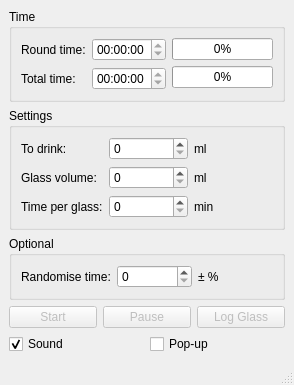
<?xml version="1.0" encoding="UTF-8"?>
<ui version="4.0">
 <class>MainWindow</class>
 <widget class="QMainWindow" name="MainWindow">
  <property name="geometry">
   <rect>
    <x>0</x>
    <y>0</y>
    <width>294</width>
    <height>383</height>
   </rect>
  </property>
  <property name="windowTitle">
   <string>Wasseruhr</string>
  </property>
  <widget class="QWidget" name="centralwidget">
   <layout class="QGridLayout" name="gridLayout_3">
    <item row="0" column="0">
     <widget class="QGroupBox" name="groupBox">
      <property name="toolTip">
       <string>&lt;html&gt;&lt;head/&gt;&lt;body&gt;&lt;p&gt;Round time: The time allotted to drink one glass with the set amount.&lt;/p&gt;&lt;p&gt;Total time: The sum of all round times needed for the total amount. If randomisation is enabled, it is not exact.&lt;/p&gt;&lt;/body&gt;&lt;/html&gt;</string>
      </property>
      <property name="title">
       <string>Time</string>
      </property>
      <layout class="QGridLayout" name="gridLayout">
       <item row="0" column="0">
        <layout class="QHBoxLayout" name="horizontalLayout_4">
         <item>
          <layout class="QVBoxLayout" name="verticalLayout">
           <item>
            <widget class="QLabel" name="label_7">
             <property name="text">
              <string>Round time:</string>
             </property>
            </widget>
           </item>
           <item>
            <widget class="QLabel" name="label_8">
             <property name="text">
              <string>Total time:</string>
             </property>
            </widget>
           </item>
          </layout>
         </item>
         <item>
          <layout class="QVBoxLayout" name="verticalLayout_2">
           <item>
            <widget class="QTimeEdit" name="timeEditLap">
             <property name="enabled">
              <bool>true</bool>
             </property>
             <property name="readOnly">
              <bool>true</bool>
             </property>
             <property name="displayFormat">
              <string>HH:mm:ss</string>
             </property>
            </widget>
           </item>
           <item>
            <widget class="QTimeEdit" name="timeEditTotal">
             <property name="enabled">
              <bool>true</bool>
             </property>
             <property name="readOnly">
              <bool>true</bool>
             </property>
             <property name="displayFormat">
              <string>HH:mm:ss</string>
             </property>
            </widget>
           </item>
          </layout>
         </item>
         <item>
          <layout class="QVBoxLayout" name="verticalLayout_3">
           <item>
            <widget class="QProgressBar" name="progressBar">
             <property name="value">
              <number>0</number>
             </property>
            </widget>
           </item>
           <item>
            <widget class="QProgressBar" name="progressBarTotal">
             <property name="value">
              <number>0</number>
             </property>
            </widget>
           </item>
          </layout>
         </item>
        </layout>
       </item>
      </layout>
     </widget>
    </item>
    <item row="1" column="0">
     <widget class="QGroupBox" name="groupBox_2">
      <property name="toolTip">
       <string>&lt;html&gt;&lt;head/&gt;&lt;body&gt;&lt;p&gt;These values must be entered in order to enable the start. They may vary depending on the individual and the situation. &lt;/p&gt;&lt;p&gt;Warning: Excessive quantities consumed in too short a time may lead to water intoxication.&lt;/p&gt;&lt;/body&gt;&lt;/html&gt;</string>
      </property>
      <property name="title">
       <string>Settings</string>
      </property>
      <layout class="QGridLayout" name="gridLayout_2">
       <item row="0" column="0">
        <layout class="QHBoxLayout" name="horizontalLayout">
         <item>
          <layout class="QVBoxLayout" name="verticalLayout_4">
           <item>
            <widget class="QLabel" name="label">
             <property name="text">
              <string>To drink:</string>
             </property>
            </widget>
           </item>
           <item>
            <widget class="QLabel" name="label_2">
             <property name="text">
              <string>Glass volume:</string>
             </property>
            </widget>
           </item>
           <item>
            <widget class="QLabel" name="label_5">
             <property name="text">
              <string>Time per glass:</string>
             </property>
            </widget>
           </item>
          </layout>
         </item>
         <item>
          <layout class="QVBoxLayout" name="verticalLayout_5">
           <item>
            <widget class="QSpinBox" name="spinBoxVolumeTotal">
             <property name="minimumSize">
              <size>
               <width>60</width>
               <height>0</height>
              </size>
             </property>
             <property name="maximum">
              <number>999999999</number>
             </property>
            </widget>
           </item>
           <item>
            <widget class="QSpinBox" name="spinBoxVolumeGlass">
             <property name="sizePolicy">
              <sizepolicy hsizetype="Minimum" vsizetype="Fixed">
               <horstretch>0</horstretch>
               <verstretch>0</verstretch>
              </sizepolicy>
             </property>
             <property name="minimumSize">
              <size>
               <width>60</width>
               <height>0</height>
              </size>
             </property>
             <property name="minimum">
              <number>0</number>
             </property>
             <property name="maximum">
              <number>999999999</number>
             </property>
             <property name="value">
              <number>0</number>
             </property>
            </widget>
           </item>
           <item>
            <widget class="QSpinBox" name="spinBoxFrequency">
             <property name="minimumSize">
              <size>
               <width>60</width>
               <height>0</height>
              </size>
             </property>
             <property name="maximum">
              <number>999999999</number>
             </property>
             <property name="value">
              <number>0</number>
             </property>
            </widget>
           </item>
          </layout>
         </item>
         <item>
          <layout class="QVBoxLayout" name="verticalLayout_6">
           <item>
            <widget class="QLabel" name="label_3">
             <property name="text">
              <string>ml</string>
             </property>
            </widget>
           </item>
           <item>
            <widget class="QLabel" name="label_4">
             <property name="text">
              <string>ml</string>
             </property>
            </widget>
           </item>
           <item>
            <widget class="QLabel" name="label_6">
             <property name="text">
              <string>min</string>
             </property>
            </widget>
           </item>
          </layout>
         </item>
        </layout>
       </item>
      </layout>
     </widget>
    </item>
    <item row="2" column="0">
     <widget class="QGroupBox" name="groupBox_3">
      <property name="toolTip">
       <string>&lt;html&gt;&lt;head/&gt;&lt;body&gt;&lt;p&gt;Modifies the set duration of each round. As a result, every round may deviate from the configured time by up to x percent. This adds an element of surprise, but also means that the calculated total time no longer corresponds to the actual duration.&lt;/p&gt;&lt;/body&gt;&lt;/html&gt;</string>
      </property>
      <property name="title">
       <string>Optional</string>
      </property>
      <layout class="QHBoxLayout" name="horizontalLayout_6">
       <item>
        <layout class="QHBoxLayout" name="horizontalLayout_5">
         <item>
          <widget class="QLabel" name="label_9">
           <property name="text">
            <string>Randomise time:</string>
           </property>
          </widget>
         </item>
         <item>
          <widget class="QSpinBox" name="spinBoxRandomness">
           <property name="minimumSize">
            <size>
             <width>60</width>
             <height>0</height>
            </size>
           </property>
           <property name="maximum">
            <number>100</number>
           </property>
          </widget>
         </item>
         <item>
          <widget class="QLabel" name="label_10">
           <property name="text">
            <string>± %</string>
           </property>
          </widget>
         </item>
        </layout>
       </item>
      </layout>
     </widget>
    </item>
    <item row="3" column="0">
     <layout class="QHBoxLayout" name="horizontalLayout_2">
      <item>
       <widget class="QPushButton" name="pushButton">
        <property name="enabled">
         <bool>false</bool>
        </property>
        <property name="toolTip">
         <string>&lt;html&gt;&lt;head/&gt;&lt;body&gt;&lt;p&gt;Starts the timer once all required values have been entered.&lt;/p&gt;&lt;/body&gt;&lt;/html&gt;</string>
        </property>
        <property name="text">
         <string>Start</string>
        </property>
       </widget>
      </item>
      <item>
       <widget class="QPushButton" name="pushButtonPause">
        <property name="enabled">
         <bool>false</bool>
        </property>
        <property name="toolTip">
         <string>&lt;html&gt;&lt;head/&gt;&lt;body&gt;&lt;p&gt;Pauses the timer or resumes it.&lt;/p&gt;&lt;/body&gt;&lt;/html&gt;</string>
        </property>
        <property name="text">
         <string>Pause</string>
        </property>
       </widget>
      </item>
      <item>
       <widget class="QPushButton" name="pushButtonLogGlass">
        <property name="enabled">
         <bool>false</bool>
        </property>
        <property name="toolTip">
         <string>&lt;html&gt;&lt;head/&gt;&lt;body&gt;&lt;p&gt;Serves to record the glasses actually consumed. They are displayed below in the status bar. This is optional and serves no further function.&lt;/p&gt;&lt;/body&gt;&lt;/html&gt;</string>
        </property>
        <property name="text">
         <string>Log Glass</string>
        </property>
       </widget>
      </item>
     </layout>
    </item>
    <item row="4" column="0">
     <layout class="QHBoxLayout" name="horizontalLayout_3">
      <item>
       <widget class="QCheckBox" name="checkBoxBeep">
        <property name="toolTip">
         <string>&lt;html&gt;&lt;head/&gt;&lt;body&gt;&lt;p&gt;Plays a system sound at the start of each new round.&lt;/p&gt;&lt;/body&gt;&lt;/html&gt;</string>
        </property>
        <property name="layoutDirection">
         <enum>Qt::LeftToRight</enum>
        </property>
        <property name="text">
         <string>Sound</string>
        </property>
        <property name="checked">
         <bool>true</bool>
        </property>
       </widget>
      </item>
      <item>
       <widget class="QCheckBox" name="checkBoxPopup">
        <property name="toolTip">
         <string>&lt;html&gt;&lt;head/&gt;&lt;body&gt;&lt;p&gt;Displays a pop-up as a drinking reminder for each round, as well as a notification after the last round.&lt;br/&gt;Pop-ups pause the timer.&lt;/p&gt;&lt;/body&gt;&lt;/html&gt;</string>
        </property>
        <property name="layoutDirection">
         <enum>Qt::LeftToRight</enum>
        </property>
        <property name="text">
         <string>Pop-up</string>
        </property>
       </widget>
      </item>
     </layout>
    </item>
   </layout>
  </widget>
  <widget class="QStatusBar" name="statusBar"/>
 </widget>
 <tabstops>
  <tabstop>spinBoxVolumeTotal</tabstop>
  <tabstop>spinBoxVolumeGlass</tabstop>
  <tabstop>spinBoxFrequency</tabstop>
  <tabstop>spinBoxRandomness</tabstop>
  <tabstop>pushButton</tabstop>
  <tabstop>pushButtonPause</tabstop>
  <tabstop>pushButtonLogGlass</tabstop>
  <tabstop>checkBoxBeep</tabstop>
  <tabstop>checkBoxPopup</tabstop>
  <tabstop>timeEditLap</tabstop>
  <tabstop>timeEditTotal</tabstop>
 </tabstops>
 <resources/>
 <connections/>
</ui>
